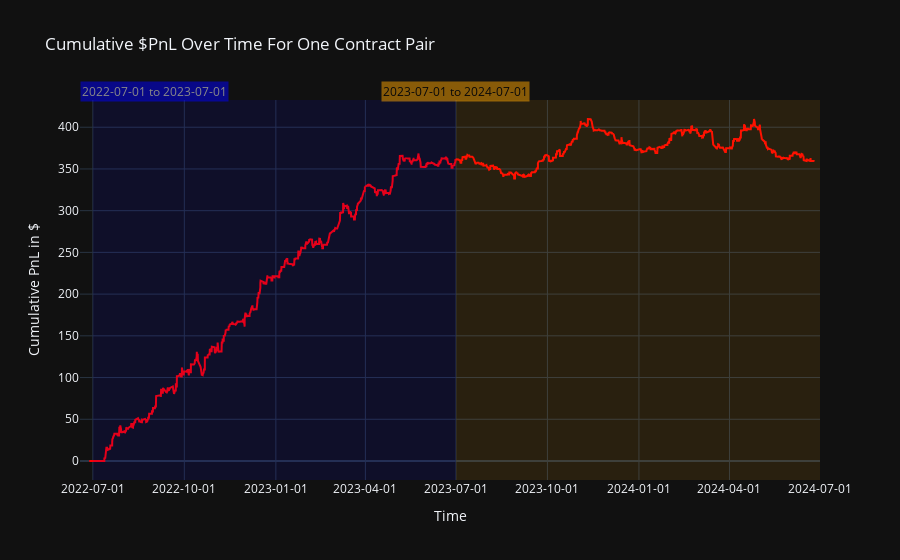

The notebook cell this image was saved under:
### Code cell
fig = go.Figure()
# fig.add_trace(
#     go.Scatter(x=realized_pnl.index, y=realized_pnl.cumsum().values, mode='lines', name='Cumulative PnL'))
fig.add_shape(
    type="rect",
    x0="2022-07-01", y0=0, x1="2023-07-01", y1=1,
    xref="x", yref="paper",
    fillcolor="blue", opacity=0.1, line_width=0,
)
fig.add_shape(
    type="rect",
    x0="2023-07-01", y0=0, x1="2024-07-01", y1=1,
    xref="x", yref="paper",
    fillcolor="orange", opacity=0.1, line_width=0,
)
fig.add_annotation(
    x="2022-09-01",
    y=1.05,
    xref="x",
    yref="paper",
    text="2022-07-01 to 2023-07-01",
    showarrow=False,
    bgcolor="blue",
    opacity=0.5,
    font=dict(color="white")
)
fig.add_annotation(
    x="2023-07-01",
    y=1.05,
    xref="x",
    yref="paper",
    text="2023-07-01 to 2024-07-01",
    showarrow=False,
    bgcolor="orange",
    opacity=0.5,
    font=dict(color="black")
)
fig.add_trace(
    go.Scatter(x=realized_pnl.index, y=realized_pnl.cumsum().values, mode='lines', name='Cumulative PnL', line=dict(color='red')))
fig.update_layout(
    title='Cumulative $PnL Over Time For One Contract Pair',
    xaxis_title='Time',
    yaxis_title='Cumulative PnL in $',
    xaxis=dict(
        tickformat='%Y-%m-%d'
    )
)
# Add shaded areas

fig.show()

### Figure 1 — Plotly figure (JSON) as saved in the notebook; plotly's stock layout.template omitted (floating-point values rounded to 4 significant figures; data arrays with more than 128 entries replaced by an {"elided": "..."} marker saying what was removed)
{"data": [{"line": {"color": "red"}, "mode": "lines", "name": "Cumulative PnL", "x": {"elided": "3493 str values"}, "y": {"elided": "3493 float values"}, "type": "scatter"}], "layout": {"shapes": [{"fillcolor": "blue", "line": {"width": 0}, "opacity": 0.1, "type": "rect", "x0": "2022-07-01", "x1": "2023-07-01", "xref": "x", "y0": 0, "y1": 1, "yref": "paper"}, {"fillcolor": "orange", "line": {"width": 0}, "opacity": 0.1, "type": "rect", "x0": "2023-07-01", "x1": "2024-07-01", "xref": "x", "y0": 0, "y1": 1, "yref": "paper"}], "annotations": [{"bgcolor": "blue", "font": {"color": "white"}, "opacity": 0.5, "showarrow": false, "text": "2022-07-01 to 2023-07-01", "x": "2022-09-01", "xref": "x", "y": 1.05, "yref": "paper"}, {"bgcolor": "orange", "font": {"color": "black"}, "opacity": 0.5, "showarrow": false, "text": "2023-07-01 to 2024-07-01", "x": "2023-07-01", "xref": "x", "y": 1.05, "yref": "paper"}], "xaxis": {"title": {"text": "Time"}, "tickformat": "%Y-%m-%d"}, "title": {"text": "Cumulative $PnL Over Time For One Contract Pair"}, "yaxis": {"title": {"text": "Cumulative PnL in $"}}}}
